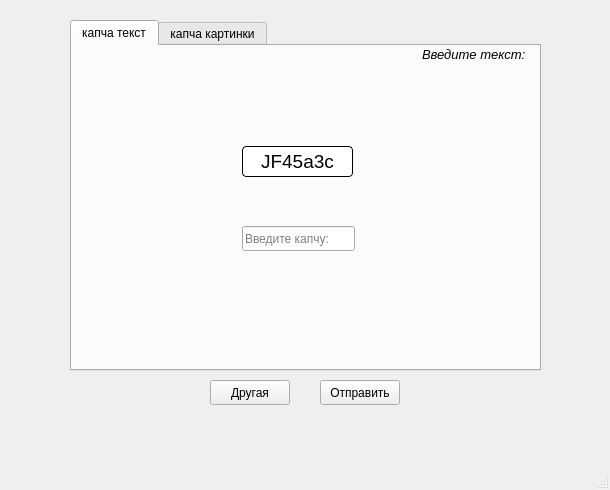
<?xml version="1.0" encoding="UTF-8"?>
<ui version="4.0">
 <class>gui</class>
 <widget class="QMainWindow" name="gui">
  <property name="geometry">
   <rect>
    <x>0</x>
    <y>0</y>
    <width>610</width>
    <height>490</height>
   </rect>
  </property>
  <property name="windowTitle">
   <string>gui</string>
  </property>
  <property name="styleSheet">
   <string notr="true"/>
  </property>
  <widget class="QWidget" name="centralwidget">
   <widget class="QPushButton" name="pushButton">
    <property name="geometry">
     <rect>
      <x>320</x>
      <y>380</y>
      <width>80</width>
      <height>25</height>
     </rect>
    </property>
    <property name="text">
     <string>Отправить</string>
    </property>
   </widget>
   <widget class="QPushButton" name="pushButton_2">
    <property name="geometry">
     <rect>
      <x>210</x>
      <y>380</y>
      <width>80</width>
      <height>25</height>
     </rect>
    </property>
    <property name="text">
     <string>Другая</string>
    </property>
   </widget>
   <widget class="QTabWidget" name="tabWidget">
    <property name="geometry">
     <rect>
      <x>70</x>
      <y>20</y>
      <width>471</width>
      <height>351</height>
     </rect>
    </property>
    <property name="currentIndex">
     <number>0</number>
    </property>
    <widget class="QWidget" name="tab">
     <attribute name="title">
      <string>капча текст</string>
     </attribute>
     <widget class="QLineEdit" name="lineEdit">
      <property name="geometry">
       <rect>
        <x>170</x>
        <y>180</y>
        <width>113</width>
        <height>25</height>
       </rect>
      </property>
      <property name="autoFillBackground">
       <bool>false</bool>
      </property>
      <property name="maxLength">
       <number>6</number>
      </property>
      <property name="placeholderText">
       <string>Введите капчу:</string>
      </property>
     </widget>
     <widget class="QLabel" name="label">
      <property name="geometry">
       <rect>
        <x>170</x>
        <y>100</y>
        <width>111</width>
        <height>31</height>
       </rect>
      </property>
      <property name="sizePolicy">
       <sizepolicy hsizetype="Preferred" vsizetype="Preferred">
        <horstretch>0</horstretch>
        <verstretch>0</verstretch>
       </sizepolicy>
      </property>
      <property name="font">
       <font>
        <pointsize>14</pointsize>
       </font>
      </property>
      <property name="styleSheet">
       <string notr="true">color: black;
background-color: white;
border-style: outset;
border-width: 1px;
border-radius: 4px;</string>
      </property>
      <property name="frameShape">
       <enum>QFrame::Shape::StyledPanel</enum>
      </property>
      <property name="text">
       <string>JF45a3c</string>
      </property>
      <property name="scaledContents">
       <bool>true</bool>
      </property>
      <property name="alignment">
       <set>Qt::AlignmentFlag::AlignCenter</set>
      </property>
      <property name="margin">
       <number>0</number>
      </property>
      <property name="indent">
       <number>-1</number>
      </property>
     </widget>
     <widget class="QLabel" name="label_3">
      <property name="geometry">
       <rect>
        <x>350</x>
        <y>0</y>
        <width>111</width>
        <height>17</height>
       </rect>
      </property>
      <property name="font">
       <font>
        <pointsize>10</pointsize>
        <italic>true</italic>
       </font>
      </property>
      <property name="text">
       <string>Введите текст:</string>
      </property>
     </widget>
    </widget>
    <widget class="QWidget" name="tab_2">
     <attribute name="title">
      <string>капча картинки</string>
     </attribute>
     <widget class="QWidget" name="verticalLayoutWidget">
      <property name="geometry">
       <rect>
        <x>30</x>
        <y>10</y>
        <width>411</width>
        <height>291</height>
       </rect>
      </property>
      <layout class="QVBoxLayout" name="verticalLayout"/>
     </widget>
     <widget class="QLabel" name="label_2">
      <property name="geometry">
       <rect>
        <x>340</x>
        <y>0</y>
        <width>131</width>
        <height>17</height>
       </rect>
      </property>
      <property name="font">
       <font>
        <pointsize>10</pointsize>
        <italic>true</italic>
       </font>
      </property>
      <property name="text">
       <string>Найдите всех панд:</string>
      </property>
     </widget>
    </widget>
   </widget>
  </widget>
  <widget class="QMenuBar" name="menubar">
   <property name="geometry">
    <rect>
     <x>0</x>
     <y>0</y>
     <width>610</width>
     <height>22</height>
    </rect>
   </property>
  </widget>
  <widget class="QStatusBar" name="statusbar"/>
 </widget>
 <resources/>
 <connections/>
</ui>
